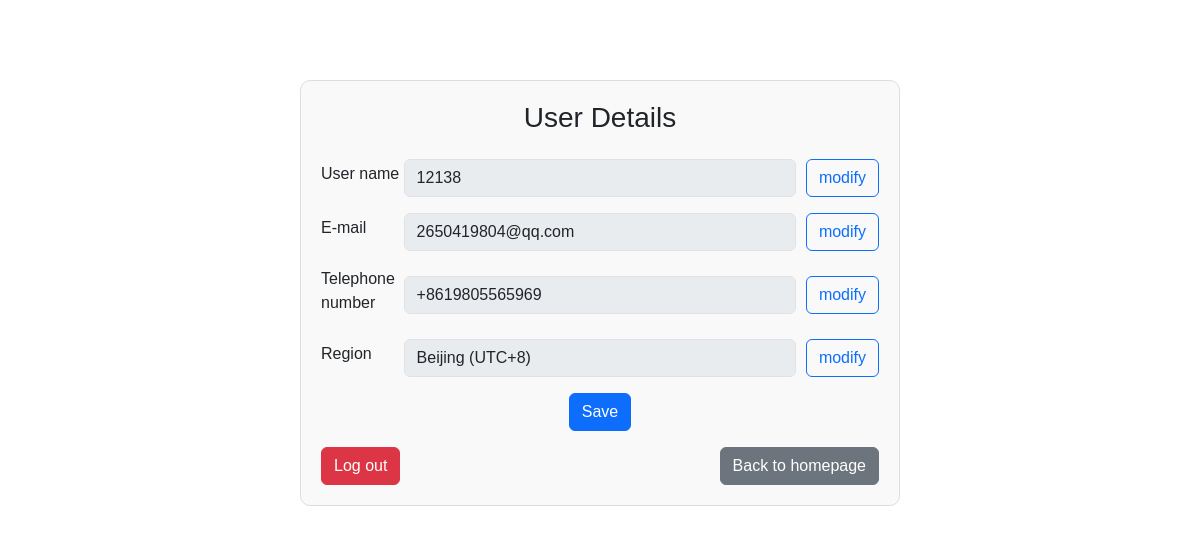
Page /TaskSystemapp/profile/ (signed in) on the committed database.
### TaskSystemapp/models.py (models this page shows, shortened)
class CustomUser(AbstractUser):
    phone = models.CharField(
        max_length=15,
        unique=True,
        validators=[RegexValidator(r'^\+\d{1,3}\d{9,15}$')],
        help_text="Phone number in international format, e.g. +123456789012"
    )
    email = models.EmailField(unique=True)
    region = models.CharField(max_length=50, blank=True, help_text="User region/timezone")

### TaskSystemapp/views.py (the view)
# urls.py: path('profile/', profile, name='profile'),
def profile(request):
    if request.method == "POST":
        form = UserUpdateForm(request.POST, instance=request.user)
        if form.is_valid():
            form.save()
            request.user.refresh_from_db()
            return redirect('profile')
    else:
        form = UserUpdateForm(instance=request.user)
    return render(request, 'TaskSystemapp/profile.html', {'form': form, 'user': request.user})

### TaskSystemapp/forms.py (shortened to what this page needs)
class UserUpdateForm(forms.ModelForm):
    class Meta:
        model = CustomUser
        fields = ['username', 'email', 'phone', 'region']

### TaskSystemapp/templates/TaskSystemapp/profile.html (shortened to what this page needs)
{% extends "TaskSystemapp/base.html" %}
{% load static %}
{% block extra_head %}
    <link rel="stylesheet" href="{% static 'css/profile.css' %}">
{% endblock %}
{% block content %}
<div class="container">
  <div class="profile-box">
    <h3 class="text-center mb-4">User Details</h3>
    <form method="post" enctype="multipart/form-data">
      <div class="form-group d-flex align-items-center">
        <label for="id_username" class="form-label">User name</label>
        <input type="text" class="form-control flex-grow-1" id="id_username" name="username" value="{{ form.username.value|default:user.username }}" disabled>
        <button type="button" class="btn btn-outline-primary edit-btn" data-target="id_username">modify</button>
      </div>
      <div class="form-group d-flex align-items-center">
        <label for="id_email" class="form-label">E-mail</label>
        <input type="email" class="form-control flex-grow-1" id="id_email" name="email" value="{{ form.email.value|default:user.email }}" disabled>
        <button type="button" class="btn btn-outline-primary edit-btn" data-target="id_email">modify</button>
      </div>
      <div class="form-group d-flex align-items-center">
        <label for="id_phone" class="form-label">Telephone number</label>
        <input type="text" class="form-control flex-grow-1" id="id_phone" name="phone" value="{{ form.phone.value|default:user.phone }}" disabled>
        <button type="button" class="btn btn-outline-primary edit-btn" data-target="id_phone">modify</button>
      </div>
      <div class="form-group d-flex align-items-center">
        <label for="id_region" class="form-label">Region</label>
        <select class="form-control flex-grow-1" id="id_region" name="region" disabled>
          <option value="Asia/Shanghai" {% if user.region == "Asia/Shanghai" %}selected{% endif %}>Beijing (UTC+8)</option>
        </select>
        <button type="button" class="btn btn-outline-primary edit-btn" data-target="id_region">modify</button>
      </div>
      <div class="text-center mb-3">
        <button type="submit" class="btn btn-primary">Save</button>
      </div>
    </form>
    <div class="d-flex justify-content-between">
      <a href="{% url 'logout' %}" class="btn btn-danger">Log out</a>
      <a href="{% url 'home' %}" class="btn btn-secondary">Back to homepage</a>
    </div>
  </div>
</div>
{% endblock %}

### TaskSystemapp/static/css/global.css (style rules this page uses)
body { margin: 0; padding: 0; font-family: Arial, sans-serif; }
a { text-decoration: none; color: inherit; }
button { cursor: pointer; }

### TaskSystemapp/static/css/profile.css (style rules this page uses)
.profile-box { max-width: 600px; margin: 80px auto; padding: 20px; border: 1px solid #ddd; border-radius: 10px; background-color: #f9f9f9; }
.form-group { margin-bottom: 1rem; }
.form-label { width: 120px; }
.edit-btn { margin-left: 10px; }

### rows in the picture
CustomUser: username "12138", email "2650419804@qq.com", phone "+8619805565969", region "Beijing (UTC+8)"
